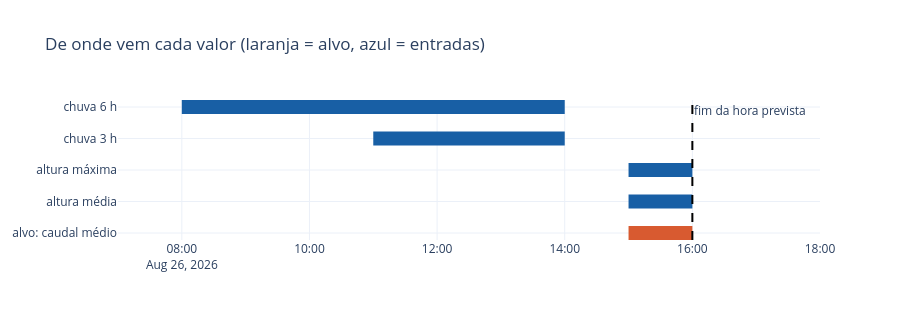

Notebook cell for this chart:
### Markdown cell above
## 4. Leakage check for one hour

For the hour `HORA`, this rebuilds each value in the table from the raw readings and draws the time window each one comes from.

- Open-Meteo labels each hour's rain by its end: rain at 14:00 is what fell between 13:00 and 14:00.
- The table labels each hour by its start: caudal and height at 14:00 are the readings from 14:00 to 14:59.

The check passes if every input window ends no later than the end of the hour being predicted.

### Code cell
HORA = pd.Timestamp("2026-08-26 15:00")

h0, h1 = HORA, HORA + pd.Timedelta(hours=1)
linha = tabela.loc[HORA]
leit = leituras.loc[h0:h1 - pd.Timedelta(seconds=1)]
leit = leit[(leit["caudal_l_s"] > 0) & (leit["altura_m"] > 0) & (leit["altura_m"] < DIAMETRO)]
janelas = {
    "alvo: caudal médio": (h0, h1, leit["caudal_m3_h"].mean(), linha["caudal_total_m3_h"]),
    "altura média": (h0, h1, leit["altura_m"].mean(), linha["altura_media_m"]),
    "altura máxima": (h0, h1, leit["altura_m"].max(), linha["altura_max_m"]),
    # chuva_3h = chuva das etiquetas HORA-1h, HORA-2h, HORA-3h → caiu entre HORA-4h e HORA-1h
    "chuva 3 h": (h0 - pd.Timedelta(hours=4), h0 - pd.Timedelta(hours=1),
                  chuva.loc[h0 - pd.Timedelta(hours=3):h0 - pd.Timedelta(hours=1)].sum(), linha["chuva_3h"]),
    "chuva 6 h": (h0 - pd.Timedelta(hours=7), h0 - pd.Timedelta(hours=1),
                  chuva.loc[h0 - pd.Timedelta(hours=6):h0 - pd.Timedelta(hours=1)].sum(), linha["chuva_6h"]),
}
print(f"Hora {HORA:%d/%m/%Y %H:%M} ({'teste' if HORA >= teste.index.min() else 'treino'})")
for nome, (a, b, refeito, na_tabela) in janelas.items():
    ok = "ok" if np.isclose(refeito, na_tabela) else "DIFERENTE"
    print(f"  {nome:20s} {a:%d/%m %H:%M} → {b:%d/%m %H:%M}   refeito {refeito:8.3f}   na tabela {na_tabela:8.3f}   {ok}")
fim_alvo = h1
print("Nenhuma janela de entrada passa do fim da hora prevista:", all(b <= fim_alvo for a, b, *_ in janelas.values()))

fig = go.Figure()
for i, (nome, (a, b, *_)) in enumerate(janelas.items()):
    fig.add_trace(go.Scatter(x=[a, b], y=[nome, nome], mode="lines", line=dict(width=14, color="#D85A30" if i == 0 else "#185FA5"), showlegend=False))
fig.add_vline(x=h1, line=dict(color="black", dash="dash"), annotation_text="fim da hora prevista")
fig.update_layout(height=320, template="plotly_white", title="De onde vem cada valor (laranja = alvo, azul = entradas)",
                  xaxis=dict(range=[h0 - pd.Timedelta(hours=8), h1 + pd.Timedelta(hours=2)]))
fig.show()

### Figure 1 — Plotly figure (JSON) as saved in the notebook; plotly's stock layout.template omitted (floating-point values rounded to 4 significant figures)
{"data": [{"line": {"color": "#D85A30", "width": 14}, "mode": "lines", "showlegend": false, "type": "scatter", "x": ["2026-08-26T15:00:00", "2026-08-26T16:00:00"], "y": ["alvo: caudal médio", "alvo: caudal médio"]}, {"line": {"color": "#185FA5", "width": 14}, "mode": "lines", "showlegend": false, "type": "scatter", "x": ["2026-08-26T15:00:00", "2026-08-26T16:00:00"], "y": ["altura média", "altura média"]}, {"line": {"color": "#185FA5", "width": 14}, "mode": "lines", "showlegend": false, "type": "scatter", "x": ["2026-08-26T15:00:00", "2026-08-26T16:00:00"], "y": ["altura máxima", "altura máxima"]}, {"line": {"color": "#185FA5", "width": 14}, "mode": "lines", "showlegend": false, "type": "scatter", "x": ["2026-08-26T11:00:00", "2026-08-26T14:00:00"], "y": ["chuva 3 h", "chuva 3 h"]}, {"line": {"color": "#185FA5", "width": 14}, "mode": "lines", "showlegend": false, "type": "scatter", "x": ["2026-08-26T08:00:00", "2026-08-26T14:00:00"], "y": ["chuva 6 h", "chuva 6 h"]}], "layout": {"annotations": [{"showarrow": false, "text": "fim da hora prevista", "x": "2026-08-26T16:00:00", "xanchor": "left", "xref": "x", "y": 1, "yanchor": "top", "yref": "y domain"}], "height": 320, "shapes": [{"line": {"color": "black", "dash": "dash"}, "type": "line", "x0": "2026-08-26T16:00:00", "x1": "2026-08-26T16:00:00", "xref": "x", "y0": 0, "y1": 1, "yref": "y domain"}], "title": {"text": "De onde vem cada valor (laranja = alvo, azul = entradas)"}, "xaxis": {"range": ["2026-08-26T07:00:00", "2026-08-26T18:00:00"]}}}
